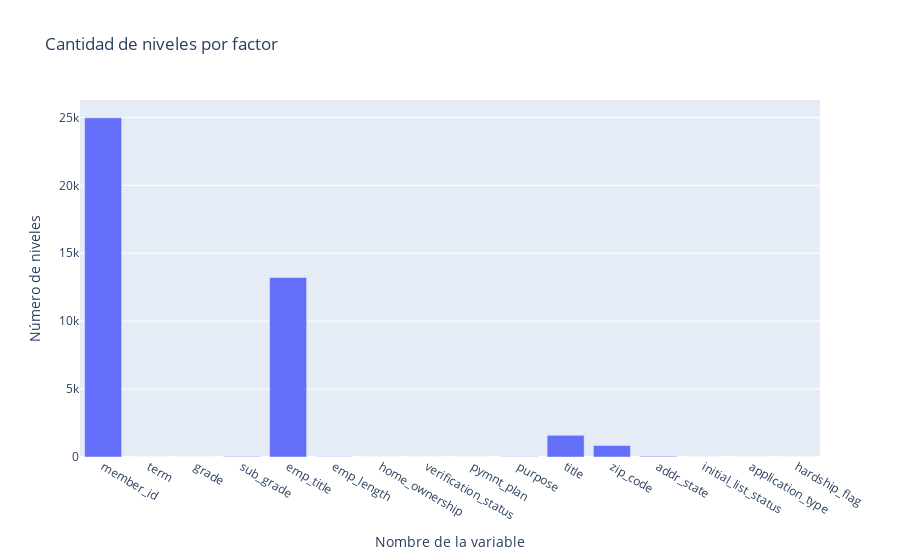

Notebook code cell kept with this figure:
### Code cell
px.bar(data_frame = unique_values_by_column,
       x ="index",
       y = "n",
       title="Cantidad de niveles por factor",
       labels={
           "index": "Nombre de la variable",
           "n": "Número de niveles"
           }
       )

### Figure 1 — Plotly figure (JSON) as saved in the notebook; plotly's stock layout.template omitted (floating-point values rounded to 4 significant figures)
{"data": [{"hovertemplate": "Nombre de la variable=%{x}<br>Número de niveles=%{y}<extra></extra>", "legendgroup": "", "marker": {"color": "#636efa", "pattern": {"shape": ""}}, "name": "", "orientation": "v", "showlegend": false, "textposition": "auto", "type": "bar", "x": ["member_id", "term", "grade", "sub_grade", "emp_title", "emp_length", "home_ownership", "verification_status", "pymnt_plan", "purpose", "title", "zip_code", "addr_state", "initial_list_status", "application_type", "hardship_flag"], "xaxis": "x", "y": [24966, 2, 7, 35, 13212, 11, 6, 3, 2, 14, 1594, 848, 50, 2, 2, 2], "yaxis": "y"}], "layout": {"barmode": "relative", "legend": {"tracegroupgap": 0}, "title": {"text": "Cantidad de niveles por factor"}, "xaxis": {"anchor": "y", "domain": [0, 1], "title": {"text": "Nombre de la variable"}}, "yaxis": {"anchor": "x", "domain": [0, 1], "title": {"text": "Número de niveles"}}}}
